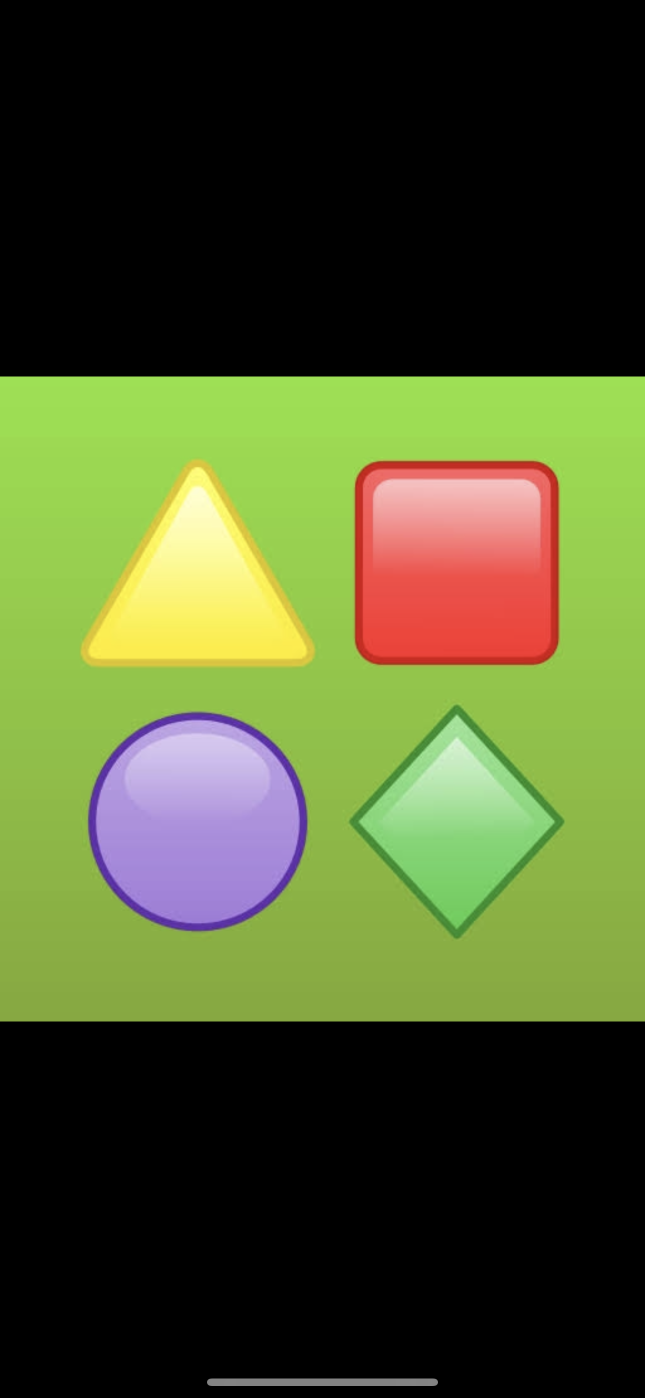
#> input picture IMG-7480.PNG, 1290 x 2796 px, given in place of circle .jpg, which was not available (shown at 1/2 size)
$ python circles.py
#> lines starting #> are read from the running program, lines starting #| are printed output that depends on the picture; after the words box and inside, x2 and y2 are one past the last pixel; in counts of white or black regions, pixels touching at a corner belong together; pictures that were not available may be replaced by others from this repository, and a replacement may not be noted
import cv2
import numpy as np

img=cv2.imread(r'C:\AUV\turkey\codes\images\circle .jpg')
#> img is the input picture: shape (2796, 1290, 3); mean B, G, R 43.8, 85, 75.1
cap=cv2.VideoCapture(0)
print(img.shape)
#| (2796, 1290, 3)
img=cv2.resize(img,(448,313))
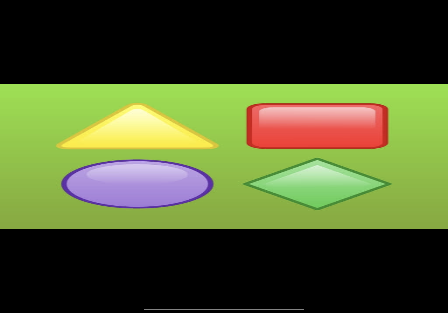
#> img: shape (313, 448, 3); mean B, G, R 43.8, 85.2, 75.3
gray=cv2.cvtColor(img,cv2.COLOR_RGB2GRAY)
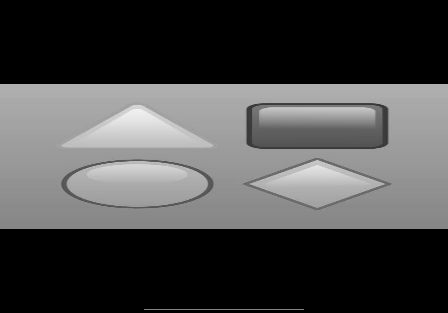
#> gray: shape (313, 448); min 0, max 241, mean 71.7
frame=cv2.imread(r'C:\AUV\turkey\codes\images\images (2).jpg')
s=0
while True:
    #san,frame=cap.read()
    rows1=gray.shape[0]
#> rows1 = 313
    circles1=cv2.HoughCircles(gray,cv2.HOUGH_GRADIENT,1,rows1/3,param1=50,param2=20,minRadius=20,maxRadius=50)
#> circles1 = [[366.5, 152.5, 28.8]]

    print('before np circles',circles1)
#| before np circles [[[366.5 152.5  28.8]]]
    if circles1 is not None:
        circles1 = np.uint16(np.around(circles1))
#> circles1 = [[366, 152, 29]]
        print('after np circles',circles1)
#| after np circles [[[366 152  29]]]
        for i in circles1[0, :]:
            center1 = (i[0], i[1])
            # circle center
            cv2.circle(img, center1, 1, (0, 100, 100), 3)
            # circle outline
            radius1 = i[2]
            cv2.circle(img, center1, radius1, (255, 0, 255), 3)
#> this loop made 1 pass
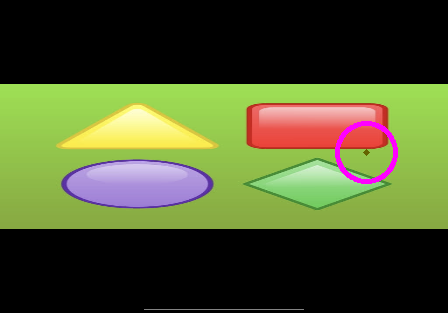
#> img: shape (313, 448, 3); 0.68% of pixels changed, all inside (x1, y1, x2, y2) = (335, 121, 398, 184)
    frame2=cv2.cvtColor(img,cv2.COLOR_RGB2GRAY)
    rows2=frame2.shape[0]
#> rows2 = 313
    circles2=cv2.HoughCircles(frame2,cv2.HOUGH_GRADIENT,1,100,param1=256,param2=10,minRadius=1,maxRadius=30)
#> circles2 = [[371.5, 155.5, 25], [84.5, 192.5, 25.7], [200.5, 183.5, 12.1]]
    if circles2 is not None:
        circles2 = np.uint16(np.around(circles2))
#> circles2 = [[372, 156, 25], [84, 192, 26], [200, 184, 12]]
        #circles = np.round(circles[0, :]).astype("int")
        print('after np circles',circles2)
#| after np circles [[[372 156  25]
#|   [ 84 192  26]
#|   [200 184  12]]]
        for i in circles2[0, :]:
            center2 = (i[0], i[1])
            # circle center
            cv2.circle(frame, center2, 1, (0, 100, 100), 3)
            # circle outline
            radius2 = i[2]
            cv2.circle(frame, center2, radius2, (255, 0, 255), 3)
#> this loop made 3 passes
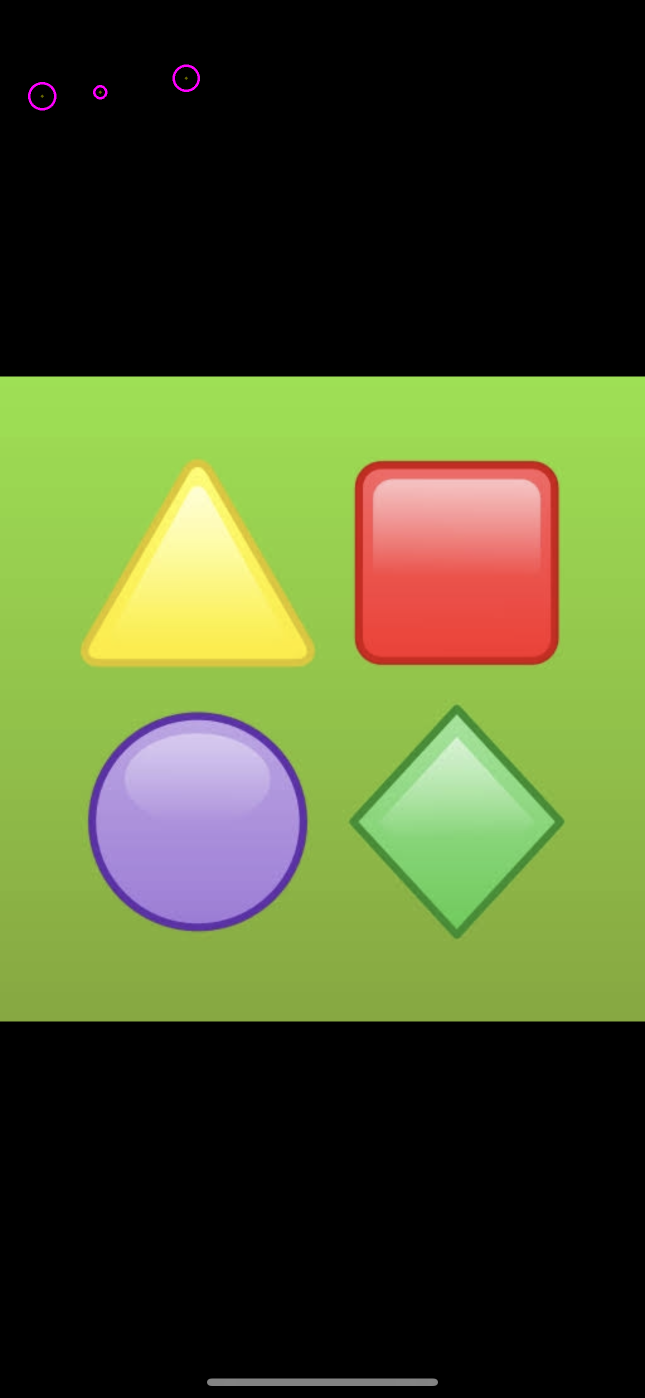
#> frame: shape (2796, 1290, 3) (shown at 1/2 size); 0.06% of pixels changed, all inside (x1, y1, x2, y2) = (56, 129, 400, 221)
    cv2.imshow('image',img)
    cv2.imshow('live',frame)
    k=cv2.waitKey(1)
#> (key Esc is pressed here)
    if k==27:
        break
    s+=1
    if s>100:
        frame=cv2.imread(r'C:\AUV\turkey\codes\images\circle .jpg')
        img=cv2.imread(r'C:\AUV\turkey\codes\images\images (2).jpg')
        img=cv2.resize(img,(448,313))
        frame=cv2.resize(frame,(448,313))
    if s>150:
        frame=cv2.imread(r'C:\AUV\turkey\codes\images\c1.png')
        img=cv2.imread(r'C:\AUV\turkey\codes\images\c1.png')
        img=cv2.resize(img,(448,313))
        frame=cv2.resize(frame,(448,313))
    if s>200:
        frame=cv2.imread(r'C:\AUV\turkey\codes\images\c2.png')
        img=cv2.imread(r'C:\AUV\turkey\codes\images\c2.png')
        img=cv2.resize(img,(448,313))
        frame=cv2.resize(frame,(448,313))
    if s>250:
        frame=cv2.imread(r'C:\AUV\turkey\codes\images\c3.jpg')
        img=cv2.imread(r'C:\AUV\turkey\codes\images\c3.jpg')
        img=cv2.resize(img,(448,313))
        frame=cv2.resize(frame,(448,313))
    if s>300:
        frame=cv2.imread(r'C:\AUV\turkey\codes\images\cr4.png')
        img=cv2.imread(r'C:\AUV\turkey\codes\images\cr4.png')
        img=cv2.resize(img,(448,313))
        frame=cv2.resize(frame,(448,313))
    if s>350:
        frame=cv2.imread(r'C:\AUV\turkey\codes\images\mc.png')
        img=cv2.imread(r'C:\AUV\turkey\codes\images\mc.png')
        img=cv2.resize(img,(448,313))
        frame=cv2.resize(frame,(448,313))

cap.release()
cv2.destroyAllWindows()
